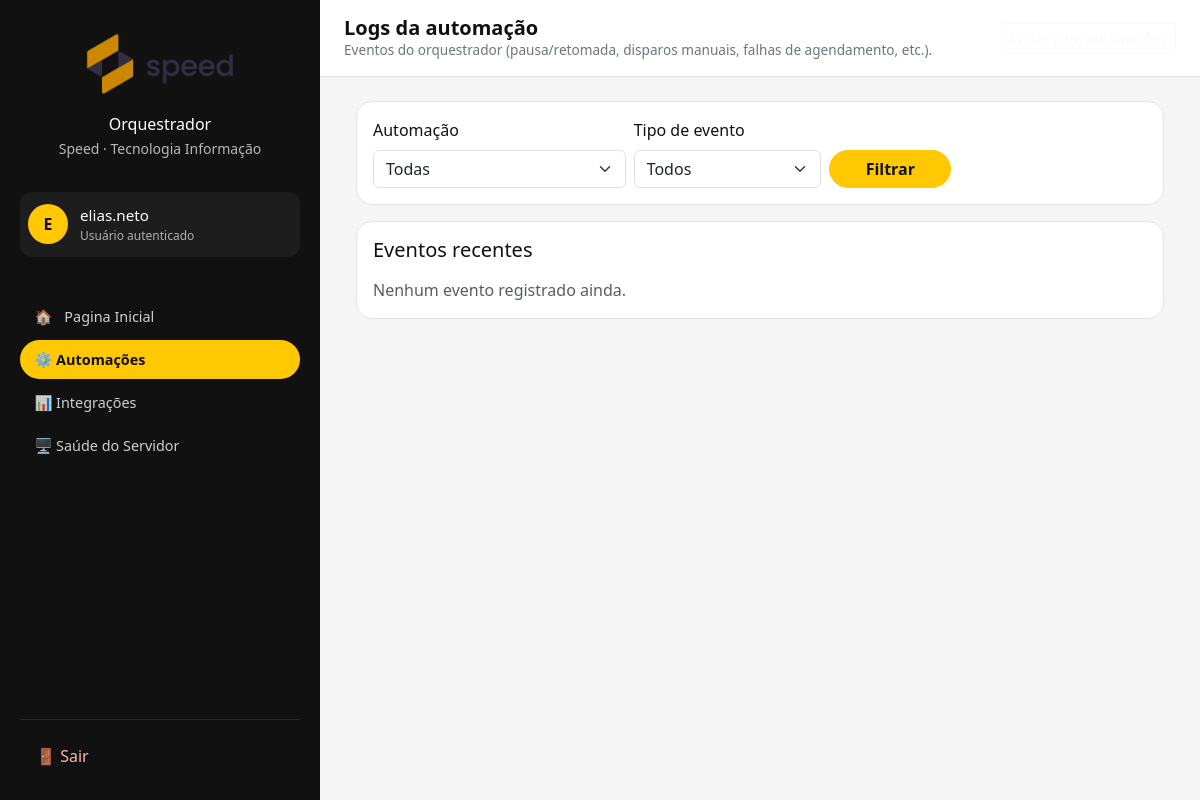
Before: /automation/events/ (signed in) with the older database file.
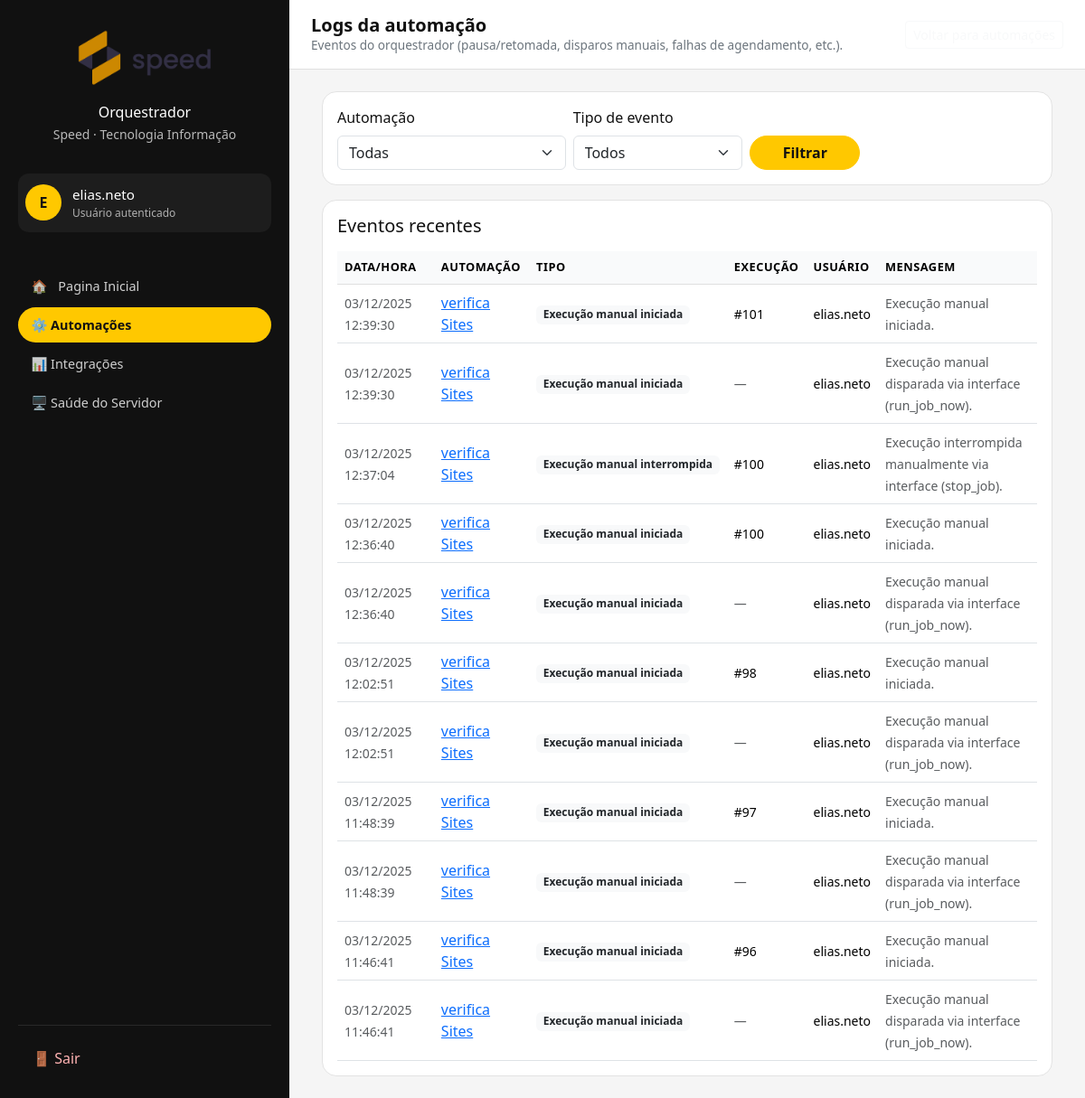
After: the same page with the newer database file.
### automation/models.py (models this page shows, shortened)
class AutomationEvent(models.Model):
    class EventType(models.TextChoices):
        SCHEDULE_TRIGGERED      = "schedule_triggered", "Agendamento disparado"
        SCHEDULE_SKIPPED_PAUSED = "schedule_skipped_paused", "Agendamento ignorado (pausado)"
        SCHEDULE_SKIPPED_INACTIVE = "schedule_skipped_inactive", "Agendamento ignorado (inativo)"
        MANUAL_START            = "manual_start", "Execução manual iniciada"
        MANUAL_STOP             = "manual_stop", "Execução manual interrompida"
        NEXT_RUN_UPDATED        = "next_run_updated", "Próxima execução atualizada"
        SCHEDULER_ERROR         = "scheduler_error", "Erro no scheduler"
    job = models.ForeignKey(
        "automation.AutomationJob",
        on_delete=models.CASCADE,
        related_name="events",
    )
    run = models.ForeignKey(
        "automation.AutomationRun",
        on_delete=models.SET_NULL,
        null=True,
        blank=True,
        related_name="events",
        help_text="Execução relacionada (se houver).",
    )
    event_type = models.CharField(
        max_length=50,
        choices=EventType.choices,
    )
    message = models.TextField(blank=True)
    meta = models.JSONField(blank=True, null=True)  # detalhes extras (dict livre)
    created_at = models.DateTimeField(default=timezone.now)
    triggered_by = models.ForeignKey(
        settings.AUTH_USER_MODEL,
        on_delete=models.SET_NULL,
        null=True,
        blank=True,
        help_text="Usuário que causou o evento (se aplicável).",
    )
    class Meta:
        ordering = ["-created_at"]

class AutomationJob(models.Model):
    class ScheduleType(models.TextChoices):
        ONCE        = "once",        "Pontual"
        DAILY       = "daily",       "Diário"
        MULTI_DAILY = "multi_daily", "Diário – vários horários"
        INTERVAL    = "interval",    "A cada N minutos"
    class Sector(models.TextChoices):
        GERAL = "geral", "Geral"
        FINANCEIRO = "financeiro", "Financeiro"
        COMERCIAL = "comercial", "Comercial"
        TI = "ti", "TI"
    name = models.CharField("Nome da automação", max_length=200)
    description = models.TextField(
        "Descrição",
        blank=True,
        help_text="Explicação rápida do que essa automação faz (aparece só na interface).",
    )
    code = models.SlugField(
        "Código interno",
        max_length=100,
        unique=True,
        blank=True,  # 👈 permite vir vazio do form
        help_text="Identificador curto, sem espaços. Ex: robo_ixc_login_cliente",
    )
    sector = models.CharField(
       "Setor",
        max_length=50,
        choices=Sector.choices,
        default=Sector.GERAL,
        help_text="Setor responsável pela automação (usado para filtros futuros).",
    )
    external_main_script = models.CharField(
        "Arquivo principal (Python)",
        max_length=200,
        default="main.py",
        help_text="Ex: main.py, app.py – arquivo dentro da pasta da automação.",
    )
    is_active = models.BooleanField("Ativa", default=True)
    allow_manual = models.BooleanField("Permite disparo manual", default=True)
    is_paused = models.BooleanField(
        "Agendamento pausado",
        default=False,
        help_text="Se verdadeiro, o scheduler não dispara esta automação automaticamente.",
    )
    ...
    schedule_type = models.CharField(
        "Tipo de agendamento",
        max_length=20,
        choices=ScheduleType.choices,
        default=ScheduleType.ONCE,
    )
    one_off_run_at = models.DateTimeField(
        "Data/hora (pontual)",
        null=True,
        blank=True,
    )
    daily_time = models.TimeField(
        "Horário diário",
        null=True,
        blank=True,
    )
    multi_daily_times = models.CharField(
        "Horários diários (lista)",
        max_length=200,
        blank=True,
        help_text="Horários HH:MM separados por vírgula. Ex.: 08:00, 13:00, 18:00",
    )
    interval_minutes = models.PositiveIntegerField(
        "Intervalo (minutos)",
        null=True,
        blank=True,
        help_text="Usado quando o agendamento for 'a cada N minutos'.",
    )
    next_run_at = models.DateTimeField(
        "Próxima execução",
        null=True,
        blank=True,
    )
    created_at = models.DateTimeField("Criado em", auto_now_add=True)
    updated_at = models.DateTimeField("Atualizado em", auto_now=True)
    class Meta:
        ordering = ["name"]
        verbose_name = "Automação"
        verbose_name_plural = "Automações"

class AutomationRun(models.Model):
    class Status(models.TextChoices):
        RUNNING = "running", "Em execução"
        SUCCESS = "success", "Sucesso"
        FAILED = "failed", "Falhou"
    class TriggerMode(models.TextChoices):
        SCHEDULE = "schedule", "Agendado"
        MANUAL = "manual", "Manual"
    job = models.ForeignKey(
        AutomationJob,
        on_delete=models.CASCADE,
        related_name="runs",
        verbose_name="Automação",
    )
    started_at = models.DateTimeField(default=timezone.now)  # 👈 aqui
    finished_at = models.DateTimeField("Fim", null=True, blank=True)
    status = models.CharField(
        "Status",
        max_length=20,
        choices=Status.choices,
        default=Status.RUNNING,
    )
    triggered_mode = models.CharField(
        "Modo de disparo",
        max_length=20,
        choices=TriggerMode.choices,
        default=TriggerMode.SCHEDULE,
    )
    triggered_by = models.ForeignKey(
        User,
        on_delete=models.SET_NULL,
        null=True,
        blank=True,
        verbose_name="Usuário",
        help_text="Usuário que disparou manualmente (se aplicável).",
    )
    log = models.TextField(
        "Log de execução",
        blank=True,
        help_text="Saída de log (stdout/erros) capturada durante a execução.",
    )
    external_pid = models.IntegerField(
        "PID do processo externo",
        null=True,
        blank=True,
        help_text="PID do processo da automação (para permitir cancelamento).",
    )
    created_at = models.DateTimeField("Registrado em", auto_now_add=True)
    class Meta:
        ordering = ["-started_at"]
        verbose_name = "Execução de automação"
        verbose_name_plural = "Execuções de automação"

### automation/views.py (the view)
# urls.py: path("events/", AutomationEventListView.as_view(), name="event_list"),
class AutomationEventListView(LoginRequiredMixin, AdminRequiredMixin, ListView):
    model = AutomationEvent
    template_name = "automation/event_list.html"
    context_object_name = "events"
    paginate_by = 50
    def get_queryset(self):
        allowed_sectors = get_user_allowed_sectors(self.request.user)
        if not allowed_sectors:
            return AutomationEvent.objects.none()
        qs = (
            AutomationEvent.objects
            .select_related("job", "run", "triggered_by")
            .filter(job__sector__in=allowed_sectors)
            .order_by("-created_at")
        )
        job_id = self.request.GET.get("job")
        if job_id:
            qs = qs.filter(job_id=job_id)
        event_type = self.request.GET.get("type")
        if event_type:
            qs = qs.filter(event_type=event_type)
        return qs
    def get_context_data(self, **kwargs):
        ctx = super().get_context_data(**kwargs)
        allowed_sectors = get_user_allowed_sectors(self.request.user)
        ctx["jobs"] = (
            AutomationJob.objects
            .filter(sector__in=allowed_sectors)
            .order_by("name")
        )
        ctx["selected_job"] = self.request.GET.get("job") or ""
        ctx["selected_type"] = self.request.GET.get("type") or ""
        ctx["event_types"] = AutomationEvent.EventType.choices
        return ctx

### accounts/permissions.py (called while the page is built)
def user_is_admin(user):
    if not user.is_authenticated:
        return False
    if user.is_superuser:
        return True
    return user.groups.filter(name=ADMINISTRADOR).exists()

    def test_func(self):
        return user_is_admin(self.request.user)

### automation/permissions.py (called while the page is built, shortened)
def get_user_allowed_sectors(user):
    if not user.is_authenticated:
        return []
    if user.is_superuser or user.has_perm("automation.view_all_jobs"):
        return [choice[0] for choice in AutomationJob.Sector.choices]

### automation/templates/automation/event_list.html (shortened to what the changed rows need)
{% extends "base.html" %}
{% block header_title %}Logs da automação{% endblock %}
{% block content %}
<div class="container-fluid">
    <div class="card module-card">
        <div class="card-body">
            <h5 class="card-title mb-3">Eventos recentes</h5>
            {% if events %}
                <div class="table-responsive">
                    <table class="table table-clean align-middle mb-0">
                        <thead>
                            <tr>
                                <th>Data/hora</th>
                                <th>Automação</th>
                                <th>Tipo</th>
                                <th>Execução</th>
                                <th>Usuário</th>
                                <th>Mensagem</th>
                            </tr>
                        </thead>
                        <tbody>
                            {% for ev in events %}
                                <tr>
                                    <td>
                                        <small class="text-muted">
                                            {{ ev.created_at|date:"d/m/Y H:i:s" }}
                                        </small>
                                    </td>
                                    <td>
                                        {% if ev.job %}
                                            <a href="{% url 'automation:job_runs' ev.job_id %}">
                                                {{ ev.job.name }}
                                            </a>
                                        {% else %}
                                            <span class="text-muted">—</span>
                                        {% endif %}
                                    </td>
                                    <td>
                                        <span class="badge bg-light text-dark">
                                            {{ ev.get_event_type_display }}
                                        </span>
                                    </td>
                                    <td>
                                        {% if ev.run %}
                                            <small>#{{ ev.run.id }}</small>
                                        {% else %}
                                            <small class="text-muted">—</small>
                                        {% endif %}
                                    </td>
                                    <td>
                                        {% if ev.triggered_by %}
                                            <small>{{ ev.triggered_by.get_full_name|default:ev.triggered_by.username }}</small>
                                        {% else %}
                                            <small class="text-muted">Sistema</small>
                                        {% endif %}
                                    </td>
                                    <td>
                                        <small class="text-muted">
                                            {{ ev.message|default:"" |truncatechars:120 }}
                                        </small>
                                    </td>
                                </tr>
                            {% endfor %}
                        </tbody>
                    </table>
                </div>
            {% else %}
                <p class="text-muted mb-0">
                    Nenhum evento registrado ainda.
                </p>
            {% endif %}
        </div>
    </div>
</div>
{% endblock %}

Changed rows visible on the page:
added AutomationEvent: created_at "03/12/2025 12:39:30", job.name "verifica Sites", event_type "Execução manual iniciada", run.id "101", triggered_by.get_full_name "elias.neto", message "Execução manual iniciada."
added AutomationEvent: created_at "03/12/2025 12:39:30", job.name "verifica Sites", event_type "Execução manual iniciada", triggered_by.get_full_name "elias.neto", message "Execução manual disparada via interface (run_job_now)."
added AutomationEvent: created_at "03/12/2025 12:37:04", job.name "verifica Sites", event_type "Execução manual interrompida", run.id "100", triggered_by.get_full_name "elias.neto", message "Execução interrompida manualmente via interface (stop_job)."
added AutomationEvent: created_at "03/12/2025 12:36:40", job.name "verifica Sites", event_type "Execução manual iniciada", run.id "100", triggered_by.get_full_name "elias.neto", message "Execução manual iniciada."
added AutomationEvent: created_at "03/12/2025 12:36:40", job.name "verifica Sites", event_type "Execução manual iniciada", triggered_by.get_full_name "elias.neto", message "Execução manual disparada via interface (run_job_now)."
added AutomationEvent: created_at "03/12/2025 12:02:51", job.name "verifica Sites", event_type "Execução manual iniciada", run.id "98", triggered_by.get_full_name "elias.neto", message "Execução manual iniciada."
added AutomationEvent: created_at "03/12/2025 12:02:51", job.name "verifica Sites", event_type "Execução manual iniciada", triggered_by.get_full_name "elias.neto", message "Execução manual disparada via interface (run_job_now)."
added AutomationEvent: created_at "03/12/2025 11:48:39", job.name "verifica Sites", event_type "Execução manual iniciada", run.id "97", triggered_by.get_full_name "elias.neto", message "Execução manual iniciada."
added AutomationEvent: created_at "03/12/2025 11:48:39", job.name "verifica Sites", event_type "Execução manual iniciada", triggered_by.get_full_name "elias.neto", message "Execução manual disparada via interface (run_job_now)."
added AutomationEvent: created_at "03/12/2025 11:46:41", job.name "verifica Sites", event_type "Execução manual iniciada", run.id "96", triggered_by.get_full_name "elias.neto", message "Execução manual iniciada."
added AutomationEvent: created_at "03/12/2025 11:46:41", job.name "verifica Sites", event_type "Execução manual iniciada", triggered_by.get_full_name "elias.neto", message "Execução manual disparada via interface (run_job_now)."
Other visible differences:
text no longer shown: "Nenhum evento registrado ainda."
text now shown: "DATA/HORA AUTOMAÇÃO TIPO EXECUÇÃO USUÁRIO MENSAGEM"
